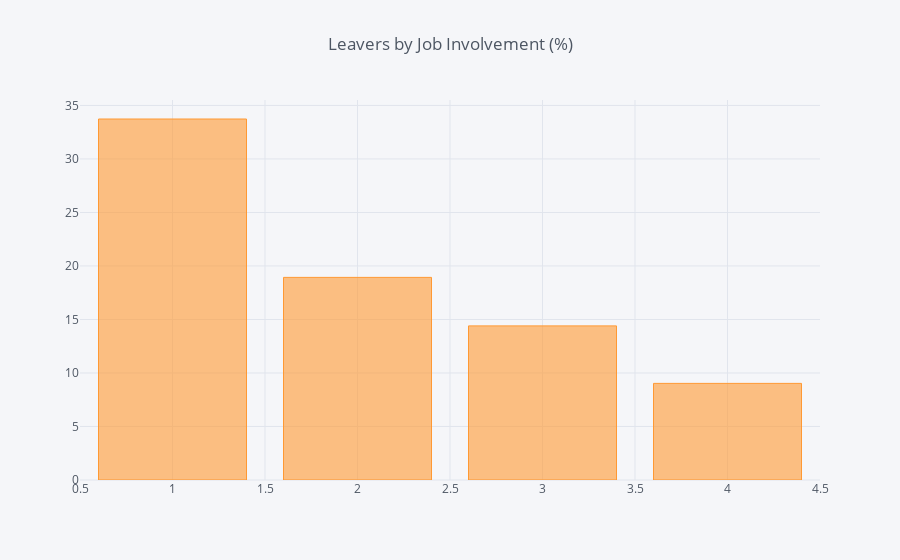

Notebook code cell kept with this figure:
### Code cell
df_JobInvolvement = pd.DataFrame(columns=["Job Involvement", "% of Leavers"])
i=0
for field in list(df_HR['JobInvolvement'].unique()):
    ratio = df_HR[(df_HR['JobInvolvement']==field)&(df_HR['Attrition']=="Yes")].shape[0] / df_HR[df_HR['JobInvolvement']==field].shape[0]
    df_JobInvolvement.loc[i] = (field, ratio*100)
    i += 1
    #print("In {}, the ratio of leavers is {:.2f}%".format(field, ratio*100))    
df_JI = df_JobInvolvement.groupby(by="Job Involvement").sum()
df_JI.iplot(kind='bar',title='Leavers by Job Involvement (%)')

### Figure 1 — Plotly figure (JSON) as saved in the notebook; plotly's stock layout.template omitted (floating-point values rounded to 4 significant figures)
{"data": [{"marker": {"color": "rgba(255, 153, 51, 0.6)", "line": {"color": "rgba(255, 153, 51, 1.0)", "width": 1}}, "name": "% of Leavers", "orientation": "v", "text": "", "type": "bar", "uid": "a924e71c-2e00-4e58-a6ac-91ecd0bb9089", "x": [1, 2, 3, 4], "y": [33.73, 18.93, 14.4, 9.028]}], "layout": {"legend": {"bgcolor": "#F5F6F9", "font": {"color": "#4D5663"}}, "paper_bgcolor": "#F5F6F9", "plot_bgcolor": "#F5F6F9", "title": {"font": {"color": "#4D5663"}, "text": "Leavers by Job Involvement (%)"}, "xaxis": {"gridcolor": "#E1E5ED", "showgrid": true, "tickfont": {"color": "#4D5663"}, "title": {"font": {"color": "#4D5663"}, "text": ""}, "zerolinecolor": "#E1E5ED"}, "yaxis": {"gridcolor": "#E1E5ED", "showgrid": true, "tickfont": {"color": "#4D5663"}, "title": {"font": {"color": "#4D5663"}, "text": ""}, "zerolinecolor": "#E1E5ED"}}}
